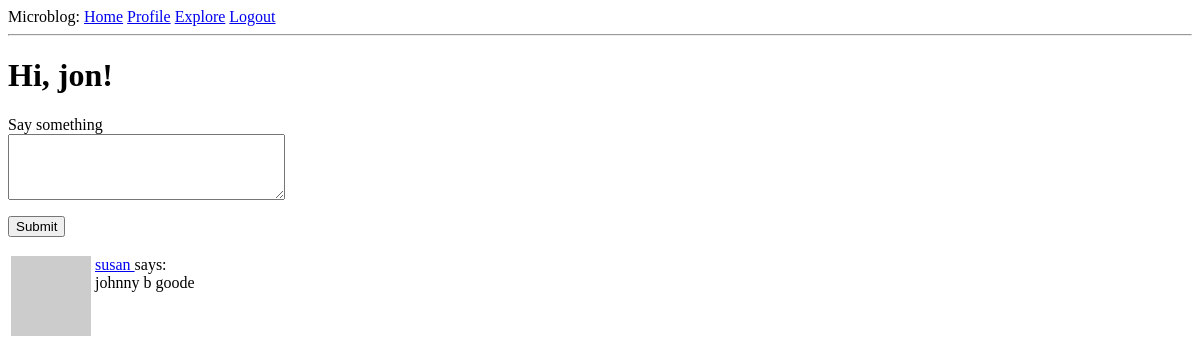
The page /index (signed in) on the database as committed earlier.
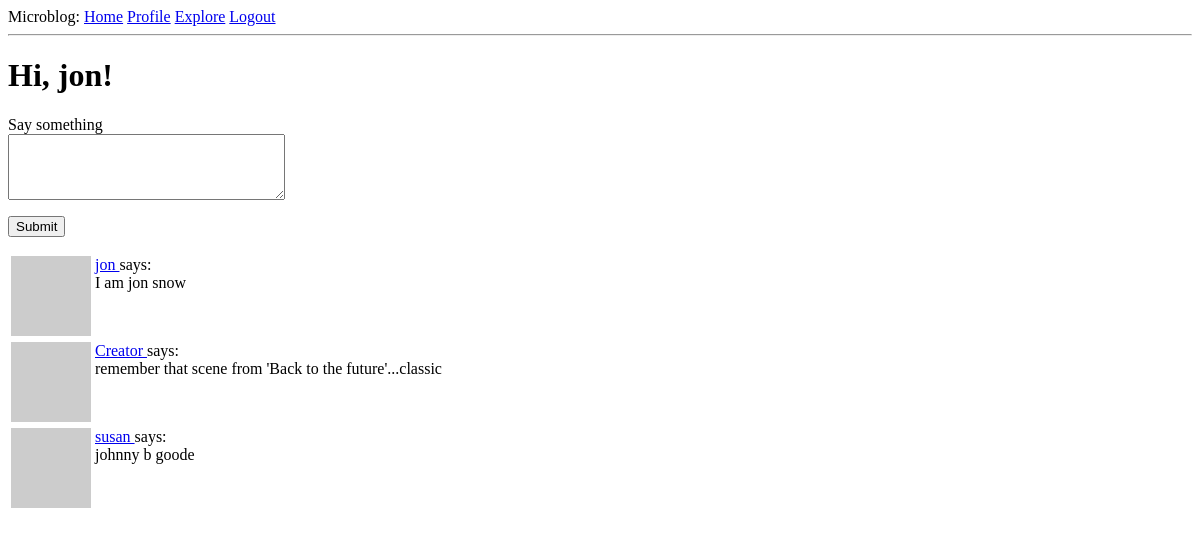
The same page on the database as committed later.
### app/models.py (models this page shows, shortened)
class User(UserMixin, db.Model):
    id = db.Column(db.Integer, primary_key = True)
    username = db.Column(db.String(64), index=True, unique=True)
    email = db.Column(db.String(128), index=True, unique=True)
    password_hash = db.Column(db.String(128))
    posts = db.relationship('Post', backref='author', lazy='dynamic')
    about_me = db.Column(db.String(140))
    last_seen = db.Column(db.DateTime, default=datetime.utcnow)
    def avatar(self, size):
        digest = md5(self.email.lower().encode('utf-8')).hexdigest()
        return 'https://www.gravatar.com/avatar/{}?d=identicon&s={}'.format(
            digest, size
        )
    followed = db.relationship(
        'User', secondary=followers,
        primaryjoin = (followers.c.follower_id == id),
        secondaryjoin = (followers.c.followed_id == id),
        backref=db.backref('followers', lazy='dynamic'), lazy='dynamic')
    def followed_posts(self):
        followed = Post.query.join(
            followers, (followers.c.followed_id == Post.user_id)).filter(
                followers.c.follower_id == self.id)
        own = Post.query.filter_by(user_id=self.id)
        return followed.union(own).order_by(Post.timestamp.desc())

class Post(db.Model):
    id = db.Column(db.Integer, primary_key = True)
    body = db.Column(db.String(140))
    timestamp = db.Column(db.DateTime, index = True, default= datetime.utcnow)
    user_id = db.Column(db.Integer, db.ForeignKey('user.id'))

### app/routes.py (the view)
@app.route("/", methods=['GET', 'POST'])
@app.route("/index", methods=['GET', 'POST'])
@login_required
def index():
    form = PostForm()
    if form.validate_on_submit():
        post = Post(body=form.post.data, author=current_user)
        db.session.add(post)
        db.session.commit()
        flash('Your post is now live!')
        return redirect(url_for('index'))
    posts = current_user.followed_posts().all()
    return render_template('index.html', title='Home Page', form=form, posts=posts)

### app/forms.py
class PostForm(FlaskForm):
    post = TextAreaField('Say something', validators=[DataRequired(), Length(min=1, max=140)])
    submit = SubmitField("Submit")

### app/models.py (called while the page is built)
@login.user_loader
def load_user(id):
    return User.query.get(int(id))

### app/routes.py (called while the page is built)
@app.before_request
def before_request():
    if current_user.is_authenticated:
        current_user.last_seen = datetime.utcnow()
        db.session.commit()

### app/templates/index.html (shortened to what this page needs)
{% extends "base.html" %}
{% block content %}
    <h1>Hi, {{ current_user.username }}!</h1>
    {% if form %}
    <form action="" method="post">
        <p>
            {{ form.post.label }}<br>
            {{ form.post(cols=32, rows=4) }}<br>
        </p>
        <p>{{ form.submit() }}</p>
    </form>
    {% endif %}
        {% for post in posts %}
            {% include '_post.html' %}
        {% endfor %}
{% endblock %}

### app/templates/base.html (shortened to what this page needs)
<html>
    <head>
    </head>
    <body>
        <div>
            Microblog:
            <a href="{{ url_for('index') }}">Home</a>
            {% if current_user.is_anonymous %}
            <a href="{{ url_for('login') }}">Login</a>
            {% else %}
            <a href="{{ url_for('user', username=current_user.username) }}">Profile</a>
            <a href="{{ url_for('explore') }}">Explore</a>
            <a href="{{ url_for('logout') }}">Logout</a>
            {% endif %}
        </div>
        <hr>
        {% block content %}{% endblock %}
    </body>
</html>

### app/templates/_post.html
<table>
    <tr valign="top">
        <td>
            <img src="{{ post.author.avatar(36) }}">
        </td>
        <td>
            <a href="{{ url_for('user', username=post.author.username) }}">
                {{ post.author.username }}
            </a>
            says:<br>{{ post.body }}
        </td>
    </tr>
</table>

Rows that differ between the two databases and show on the page:
added Post: author.username "jon", body "I am jon snow"
added Post: author.username "Creator", body "remember that scene from 'Back to the future'...classic"
